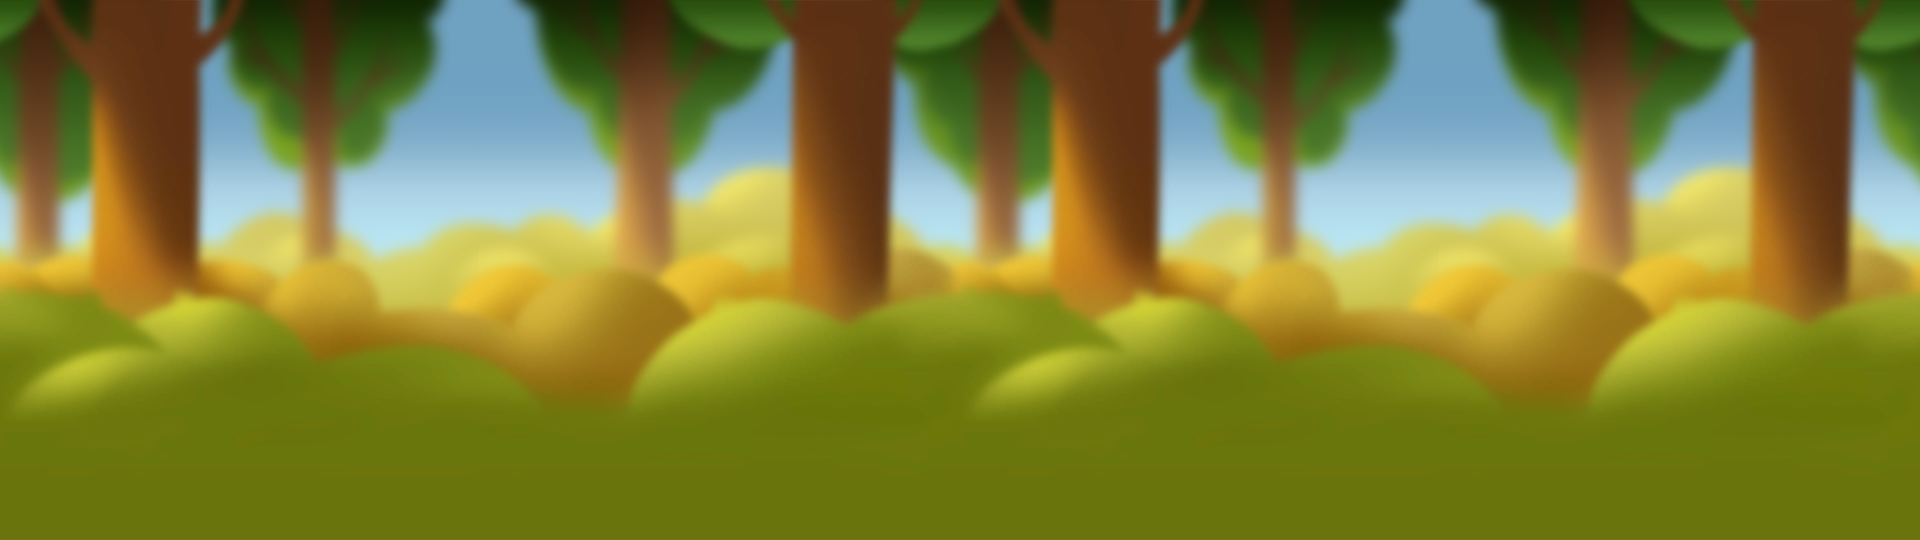

The image is a tile-based game level rendered from a .tmx file. Its description and complete source (layers, tilesets, objects, tile grids) follow:
An orthogonal 2x1 tile map with 960x540 px tiles, 2 tile layers (Tile Layer 1, Tile Layer 2).

<map version="1.2" tiledversion="1.2.1" orientation="orthogonal" renderorder="right-down" width="2" height="1" tilewidth="960" tileheight="540" infinite="0" nextlayerid="7" nextobjectid="1">
 <tileset firstgid="1" source="map_bg.tsx" />
 <layer id="5" name="Tile Layer 1" width="2" height="1">
  <data encoding="csv">
2,2
</data>
 </layer>
 <layer id="6" name="Tile Layer 2" width="2" height="1">
  <data encoding="csv">
1,1
</data>
 </layer>
</map>
